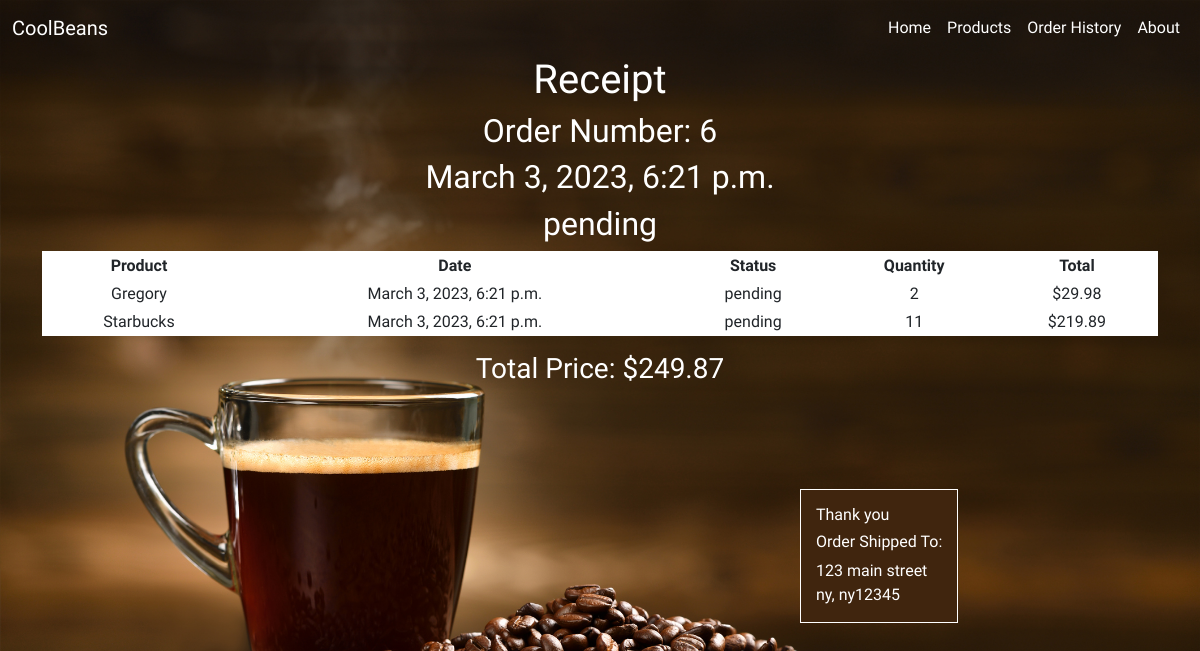
The app's page /receipt/6 with its own data.
### beansapp/models.py (models this page shows)
class Order(models.Model):
    STATUS = (
        ('Pending','Pending'),
        ('Out for delivery','Out for delivery'),
        ('Delivered','Delivered'),)
    addressee = models.ForeignKey(Addressee,on_delete=models.SET_NULL,null=True)
    guest = models.ForeignKey(Guest,on_delete=models.SET_NULL,null=True)
    date = models.DateTimeField(auto_now_add=True)
    status = models.CharField(max_length=200, null=True, choices=STATUS, default='pending')
    def get_order_items(self):
        return self.orderitem_set.all()
    def get_total(self):
        orderitems = self.orderitem_set.all()
        total = 0
        for item in orderitems:
            total += item.product.price * item.quantity
        return round(total,2)

class OrderItem(models.Model):
    product = models.ForeignKey(Product, on_delete=models.SET_NULL, null=True)
    order = models.ForeignKey(Order, on_delete=models.CASCADE,null=True)
    quantity = models.IntegerField(default=0, null=True, blank=True)
    def get_total(self):
        total = self.product.price * self.quantity
        return total

class Product(models.Model):
    types = models.ManyToManyField(Tag)
    name = models.CharField(max_length=30)
    description = models.CharField(max_length=200)
    image = models.ImageField(null=True,blank=True)
    price = models.FloatField()
    def __str__(self):
        return self.name

class Guest(models.Model):
    first_name = models.CharField(max_length=15,null=True,blank=True)
    last_name = models.CharField(max_length=15,null=True,blank=True)
    address = models.CharField(max_length=15,null=True,blank=True)
    city = models.CharField(max_length=15,null=True,blank=True)
    state = models.CharField(max_length=15,null=True,blank=True)
    zipcode = models.IntegerField(null=True)
    phone_number = PhoneField(blank=True, null=True)

### beansapp/views.py (the view)
# urls.py: path('receipt/<int:id>', ReceiptView.as_view(), name='receipt' ),
class ReceiptView(View):
    def get (self,request,id):
        order = Order.objects.get(id=id)
        orderitems = order.orderitem_set.all()
        item_total = Order.get_order_items(order)
        order_price = round(Order.get_total(order),2)
        html_data={
            'order':order,
                'items':orderitems,
                'order_total': item_total,
                'order_price': order_price,
            }
        return render(
        request= request,
        template_name= "receipt.html",
        context= html_data
        )

### beansapp/templates/receipt.html (shortened to what this page needs)
{% extends 'main.html' %}
{% block content%}
{% load static %}
<div class="container">
  <h1>Receipt</h1>
<h2>Order Number: {{order.id}}</h2>
<h2>{{order.date}}</h2>
<h2>{{order.status}}</h2>
<table class="info table table-sm text-center">
    <tr>
      <th>Product</th>
      <th>Date</th>
      <th>Status</th>
      <th>Quantity</th>
      <th>Total</th>
    </tr>
    {% for item in items %}
    <tr>
      <td>{{item.product}}</td>
      <td>{{order.date}}</td>
      <td>{{order.status}}</td>
      <td>{{item.quantity}}</td>
      <td>${{item.get_total}}</td>
    </tr>
    {% endfor %}
</table>
<h3>Total Price: ${{order.get_total}}</h3>
</div>
<div class="shipping">
  <h6>Thank you {{order.addressee.first_name}}{{order.addressee.last_name}}</h6>
  <h6> Order Shipped To:</h6>
  {% if username %}
    <p>{{order.addressee.address}}</p>
    <p>{{order.addressee.city}}, {{order.addressee.state}}{{order.addressee.zipcode}}</p>
  {% else %}
     <p>{{order.guest.address}}</p>
     <p>{{order.guest.city}}, {{order.guest.state}}{{order.guest.zipcode}}</p>
  {% endif %}
  </div>
 {% endblock %}

### beansapp/templates/receipt.html (style rules this page uses)
.container { display: flex; align-items: center; flex-direction: column; }
.info,.shipping { background-color: #40250E; color: white; border: 1px solid white; }
.shipping { display: inline-block; padding: 15px; margin-top: 50px; position: relative; left: 800px; bottom: -45px; }
p { margin: 0; }

### beansapp/templates/main.html (style rules this page uses)
body { background-image:url("../static/images/landingnew.jpg"); background-size:cover; background-position: bottom; background-repeat: no-repeat; font-family: 'Limelight', cursive; color:#fff; }

### records on screen
Order: id "6", date "March 3, 2023, 6:21 p.m.", status "pending", get_total "249.87", guest.address "123 main street", guest.city "ny", guest.state "ny", guest.zipcode "12345"
OrderItem: product "Gregory", quantity "2", get_total "29.98"
OrderItem: product "Starbucks", quantity "11", get_total "219.89"
